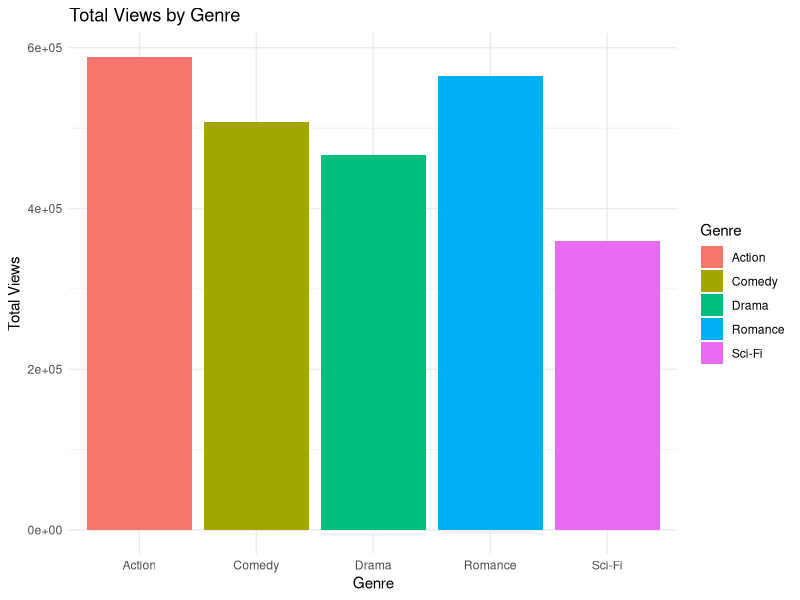
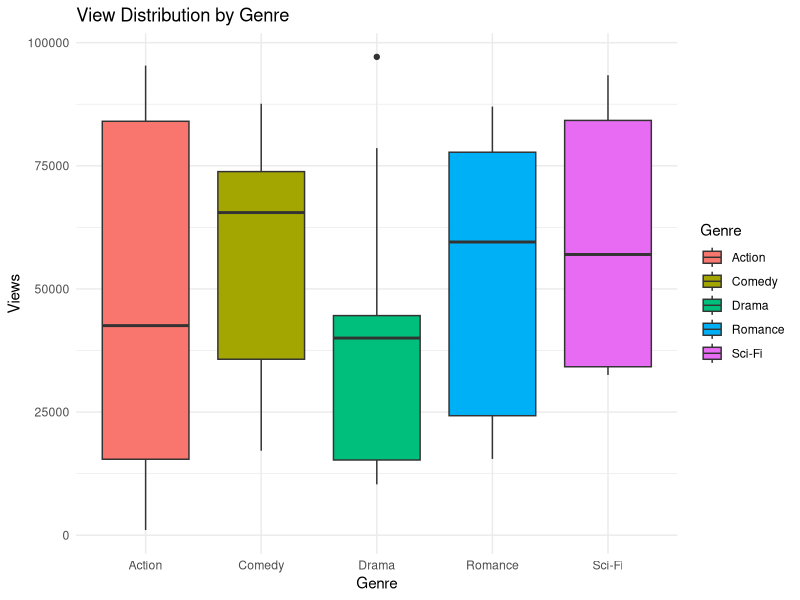
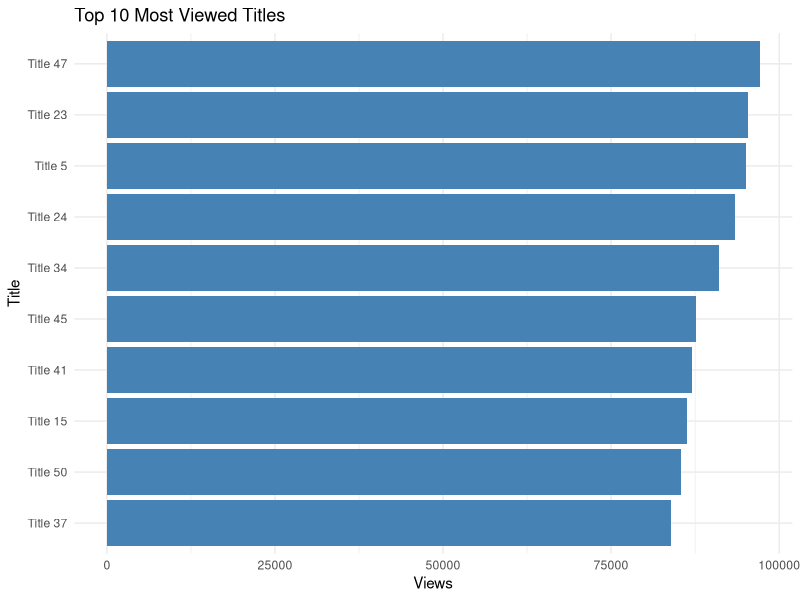

Here is the R script that generated these plots, in order:
# STREAMING PLATFORM CONTENT ANALYSIS PROJECT
# Objective: Analyze streaming data by genre and popularity

# Step 1: Load required packages
library(dplyr)
library(ggplot2)

# Step 2: Create sample dataset (no external data needed)
set.seed(123) # Ensures reproducible random data

streaming_data <- data.frame(
  Title = paste("Title", 1:50),
  Genre = sample(c("Drama", "Comedy", "Action", "Sci-Fi", "Romance"), 50, replace = TRUE),
  Views = sample(1000:100000, 50, replace = TRUE),
  Rating = round(runif(50, 4.0, 9.8), 1),
  Platform = sample(c("Netflix", "Prime", "Disney+", "Hulu"), 50, replace = TRUE)
)

# Step 3: Basic statistics
genre_stats <- streaming_data %>%
  group_by(Genre) %>%
  summarise(
    Avg_Views = mean(Views),
    Total_Views = sum(Views),
    Most_Popular_Title = Title[which.max(Views)],
    Top_Platform = names(which.max(table(Platform)))
  )

# Print summary
print("Streaming Summary by Genre:")
print(genre_stats)

# Step 4: Visualizations

# Plot 1: Total Views by Genre (Bar Plot)
ggplot(genre_stats, aes(x = Genre, y = Total_Views, fill = Genre)) +
  geom_col() +
  labs(title = "Total Views by Genre", y = "Total Views") +
  theme_minimal()

# Plot 2: View Distribution (Boxplot)
ggplot(streaming_data, aes(x = Genre, y = Views, fill = Genre)) +
  geom_boxplot() +
  labs(title = "View Distribution by Genre") +
  theme_minimal()

# Plot 3: Top 10 Most Viewed Titles (Horizontal Bar Plot)
top_titles <- streaming_data %>%
  arrange(desc(Views)) %>%
  head(10)

ggplot(top_titles, aes(x = reorder(Title, Views), y = Views)) +
  geom_col(fill = "steelblue") +
  coord_flip() +
  labs(title = "Top 10 Most Viewed Titles", x = "Title") +
  theme_minimal()

# Optional Step: Identify Hidden Gems
# Titles with high ratings (> 8.5) but relatively low views (< 30000)
hidden_gems <- streaming_data %>%
  filter(Views < 30000 & Rating > 8.5)

print("Hidden Gems (Highly Rated but Low Views):")
print(hidden_gems)
